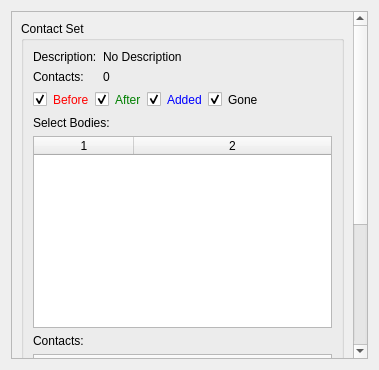
<?xml version="1.0" encoding="UTF-8"?>
<ui version="4.0">
 <class>RWPELogContactTrackingWidget</class>
 <widget class="QWidget" name="RWPELogContactTrackingWidget">
  <property name="geometry">
   <rect>
    <x>0</x>
    <y>0</y>
    <width>379</width>
    <height>370</height>
   </rect>
  </property>
  <property name="windowTitle">
   <string>Form</string>
  </property>
  <layout class="QGridLayout" name="gridLayout">
   <item row="0" column="0">
    <widget class="QScrollArea" name="_contactScroll">
     <property name="horizontalScrollBarPolicy">
      <enum>Qt::ScrollBarAlwaysOff</enum>
     </property>
     <property name="widgetResizable">
      <bool>true</bool>
     </property>
     <widget class="QWidget" name="_contactContents">
      <property name="geometry">
       <rect>
        <x>0</x>
        <y>0</y>
        <width>343</width>
        <height>565</height>
       </rect>
      </property>
      <layout class="QGridLayout" name="gridLayout_3">
       <item row="0" column="0">
        <widget class="QGroupBox" name="_contactsGroupBox">
         <property name="title">
          <string>Contact Set</string>
         </property>
         <layout class="QVBoxLayout" name="verticalLayout">
          <item>
           <layout class="QFormLayout" name="_contactFormLayout">
            <item row="0" column="0">
             <widget class="QLabel" name="_contactDescriptionLabel">
              <property name="text">
               <string>Description:</string>
              </property>
             </widget>
            </item>
            <item row="0" column="1">
             <widget class="QLabel" name="_contactDescription">
              <property name="text">
               <string>No Description</string>
              </property>
              <property name="wordWrap">
               <bool>true</bool>
              </property>
             </widget>
            </item>
            <item row="1" column="0">
             <widget class="QLabel" name="_contactContactsLabel">
              <property name="text">
               <string>Contacts:</string>
              </property>
             </widget>
            </item>
            <item row="1" column="1">
             <widget class="QLabel" name="_contacts">
              <property name="text">
               <string>0</string>
              </property>
             </widget>
            </item>
           </layout>
          </item>
          <item>
           <layout class="QHBoxLayout" name="horizontalLayout">
            <item>
             <widget class="QCheckBox" name="_before">
              <property name="styleSheet">
               <string notr="true">QCheckBox::text {
color: red;
}</string>
              </property>
              <property name="text">
               <string/>
              </property>
              <property name="checked">
               <bool>true</bool>
              </property>
             </widget>
            </item>
            <item>
             <widget class="QLabel" name="_beforeLabel">
              <property name="styleSheet">
               <string notr="true">color: red;</string>
              </property>
              <property name="text">
               <string>Before</string>
              </property>
             </widget>
            </item>
            <item>
             <widget class="QCheckBox" name="_after">
              <property name="text">
               <string/>
              </property>
              <property name="checked">
               <bool>true</bool>
              </property>
             </widget>
            </item>
            <item>
             <widget class="QLabel" name="_afterLabel">
              <property name="styleSheet">
               <string notr="true">color: green;</string>
              </property>
              <property name="text">
               <string>After</string>
              </property>
             </widget>
            </item>
            <item>
             <widget class="QCheckBox" name="_added">
              <property name="text">
               <string/>
              </property>
              <property name="checked">
               <bool>true</bool>
              </property>
             </widget>
            </item>
            <item>
             <widget class="QLabel" name="_addedLabel">
              <property name="styleSheet">
               <string notr="true">color: blue;</string>
              </property>
              <property name="text">
               <string>Added</string>
              </property>
             </widget>
            </item>
            <item>
             <widget class="QCheckBox" name="_gone">
              <property name="text">
               <string/>
              </property>
              <property name="checked">
               <bool>true</bool>
              </property>
             </widget>
            </item>
            <item>
             <widget class="QLabel" name="_goneLabel">
              <property name="styleSheet">
               <string notr="true">color: black;</string>
              </property>
              <property name="text">
               <string>Gone</string>
              </property>
             </widget>
            </item>
            <item>
             <spacer name="horizontalSpacer">
              <property name="orientation">
               <enum>Qt::Horizontal</enum>
              </property>
              <property name="sizeHint" stdset="0">
               <size>
                <width>40</width>
                <height>20</height>
               </size>
              </property>
             </spacer>
            </item>
           </layout>
          </item>
          <item>
           <layout class="QVBoxLayout" name="_contactLayout">
            <item>
             <widget class="QLabel" name="_contactFilterLabel">
              <property name="text">
               <string>Select Bodies:</string>
              </property>
             </widget>
            </item>
            <item>
             <widget class="QTableWidget" name="_contactBodyPairs">
              <property name="editTriggers">
               <set>QAbstractItemView::NoEditTriggers</set>
              </property>
              <property name="selectionBehavior">
               <enum>QAbstractItemView::SelectRows</enum>
              </property>
              <property name="columnCount">
               <number>2</number>
              </property>
              <attribute name="horizontalHeaderShowSortIndicator" stdset="0">
               <bool>true</bool>
              </attribute>
              <attribute name="horizontalHeaderStretchLastSection">
               <bool>true</bool>
              </attribute>
              <attribute name="verticalHeaderVisible">
               <bool>false</bool>
              </attribute>
              <attribute name="verticalHeaderDefaultSectionSize">
               <number>20</number>
              </attribute>
              <column/>
              <column/>
             </widget>
            </item>
            <item>
             <widget class="QLabel" name="_contactListLabel">
              <property name="text">
               <string>Contacts:</string>
              </property>
             </widget>
            </item>
            <item>
             <widget class="QTableWidget" name="_contactTable">
              <property name="editTriggers">
               <set>QAbstractItemView::NoEditTriggers</set>
              </property>
              <property name="selectionBehavior">
               <enum>QAbstractItemView::SelectRows</enum>
              </property>
              <property name="columnCount">
               <number>1</number>
              </property>
              <attribute name="horizontalHeaderShowSortIndicator" stdset="0">
               <bool>true</bool>
              </attribute>
              <attribute name="horizontalHeaderStretchLastSection">
               <bool>true</bool>
              </attribute>
              <attribute name="verticalHeaderVisible">
               <bool>false</bool>
              </attribute>
              <attribute name="verticalHeaderDefaultSectionSize">
               <number>20</number>
              </attribute>
              <column/>
             </widget>
            </item>
           </layout>
          </item>
         </layout>
        </widget>
       </item>
      </layout>
     </widget>
    </widget>
   </item>
  </layout>
 </widget>
 <resources/>
 <connections/>
</ui>
